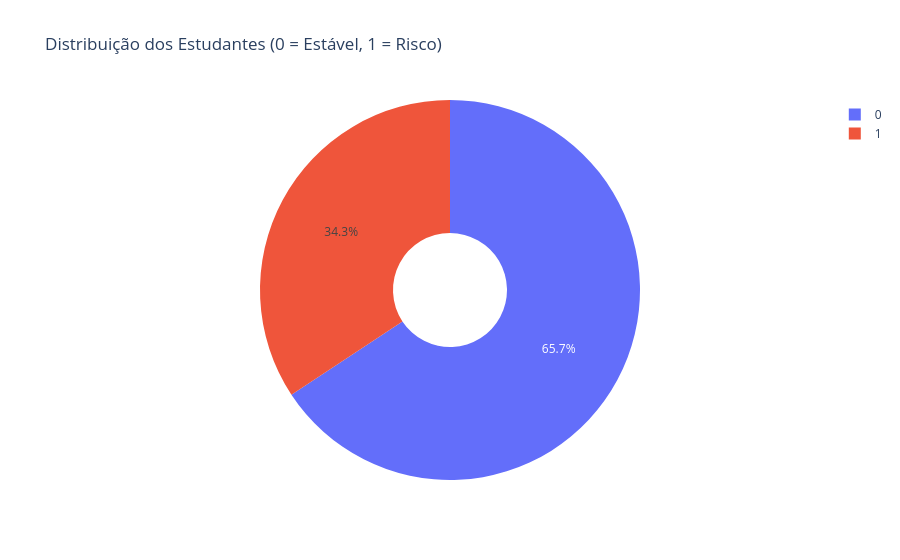

Notebook code for this chart:
### Markdown cell above
# 3. Dashboard Executivo

### Code cell
fig = px.pie(
    df,
    names="risco_evasao",
    title="Distribuição dos Estudantes (0 = Estável, 1 = Risco)",
    hole=0.3
)
fig.show()

### Figure 1 — Plotly figure (JSON) as saved in the notebook; plotly's stock layout.template omitted (floating-point values rounded to 4 significant figures; data arrays with more than 128 entries replaced by an {"elided": "..."} marker saying what was removed)
{"data": [{"domain": {"x": [0, 1], "y": [0, 1]}, "hole": 0.3, "hovertemplate": "risco_evasao=%{label}<extra></extra>", "labels": {"elided": "140 int values"}, "legendgroup": "", "name": "", "showlegend": true, "type": "pie"}], "layout": {"legend": {"tracegroupgap": 0}, "title": {"text": "Distribuição dos Estudantes (0 = Estável, 1 = Risco)"}}}
